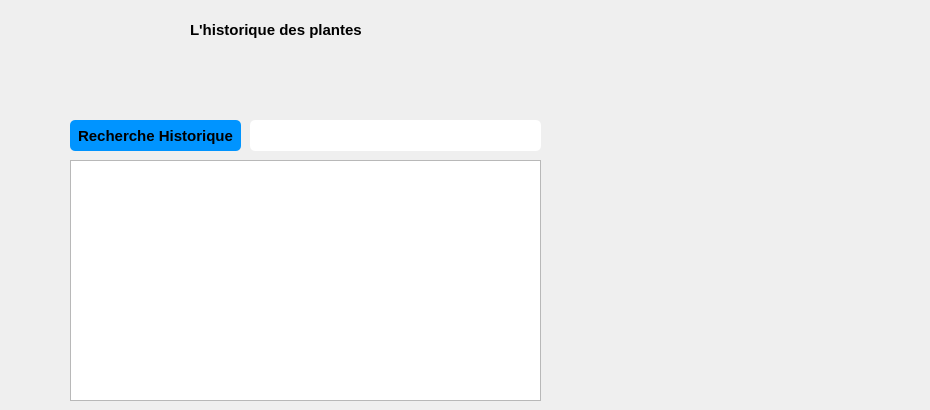
   <widget class="QWidget" name="page_10">
    <widget class="QPushButton" name="pushButton_25">
     <property name="geometry">
      <rect>
       <x>70</x>
       <y>120</y>
       <width>171</width>
       <height>31</height>
      </rect>
     </property>
     <property name="font">
      <font>
       <pointsize>11</pointsize>
       <weight>75</weight>
       <bold>true</bold>
      </font>
     </property>
     <property name="styleSheet">
      <string notr="true">QPushButton {
padding: 5px;
border-radius: 5px;
background-color:#0094ff;
font-weight: bold;
}
QPushButton:hover
{
color :white;
}</string>
     </property>
     <property name="text">
      <string>Recherche Historique</string>
     </property>
    </widget>
    <widget class="QLineEdit" name="recherche_Historique_3">
     <property name="geometry">
      <rect>
       <x>250</x>
       <y>120</y>
       <width>291</width>
       <height>31</height>
      </rect>
     </property>
     <property name="styleSheet">
      <string notr="true">QLineEdit {
padding: 5px;
border-radius: 5px;

font-weight: bold;
}</string>
     </property>
    </widget>
    <widget class="QTextBrowser" name="Historique_plante">
     <property name="geometry">
      <rect>
       <x>70</x>
       <y>160</y>
       <width>471</width>
       <height>241</height>
      </rect>
     </property>
     <property name="font">
      <font>
       <pointsize>11</pointsize>
       <weight>75</weight>
       <bold>true</bold>
      </font>
     </property>
    </widget>
    <widget class="QPushButton" name="pushButton_27">
     <property name="geometry">
      <rect>
       <x>540</x>
       <y>290</y>
       <width>121</width>
       <height>111</height>
      </rect>
     </property>
     <property name="font">
      <font>
       <pointsize>11</pointsize>
       <weight>75</weight>
       <bold>true</bold>
      </font>
     </property>
     <property name="styleSheet">
      <string notr="true">QPushButton { border: none;image :url(C:/Users/ASUS/Downloads/tools-and-utensils (2).png);}
QPushButton:hover
{
border: none;image :url(C:/Users/ASUS/Downloads/technology.png);
}
</string>
     </property>
     <property name="text">
      <string/>
     </property>
    </widget>
    <widget class="QLabel" name="label_9">
     <property name="geometry">
      <rect>
       <x>190</x>
       <y>20</y>
       <width>221</width>
       <height>20</height>
      </rect>
     </property>
     <property name="font">
      <font>
       <pointsize>11</pointsize>
       <weight>75</weight>
       <bold>true</bold>
      </font>
     </property>
     <property name="text">
      <string>L'historique des plantes</string>
     </property>
    </widget>
    <widget class="QPushButton" name="pushButton_42">
     <property name="geometry">
      <rect>
       <x>870</x>
       <y>0</y>
       <width>21</width>
       <height>23</height>
      </rect>
     </property>
     <property name="styleSheet">
      <string notr="true">QPushButton { border: none;image :url(C:/Users/ASUS/Downloads/left-chevron.png);}
QPushButton:hover
{
border: none;image :url(C:/Users/ASUS/Downloads/arrows.png);
}
</string>
     </property>
     <property name="text">
      <string/>
     </property>
    </widget>
    <widget class="QPushButton" name="pushButton_43">
     <property name="geometry">
      <rect>
       <x>900</x>
       <y>0</y>
       <width>21</width>
       <height>23</height>
      </rect>
     </property>
     <property name="styleSheet">
      <string notr="true">QPushButton { border: none;image :url(C:/Users/ASUS/Downloads/orientation.png);}
QPushButton:hover
{
border: none;image :url(C:/Users/ASUS/Downloads/orientation (1).png);
}
</string>
     </property>
     <property name="text">
      <string/>
     </property>
    </widget>
   </widget>
